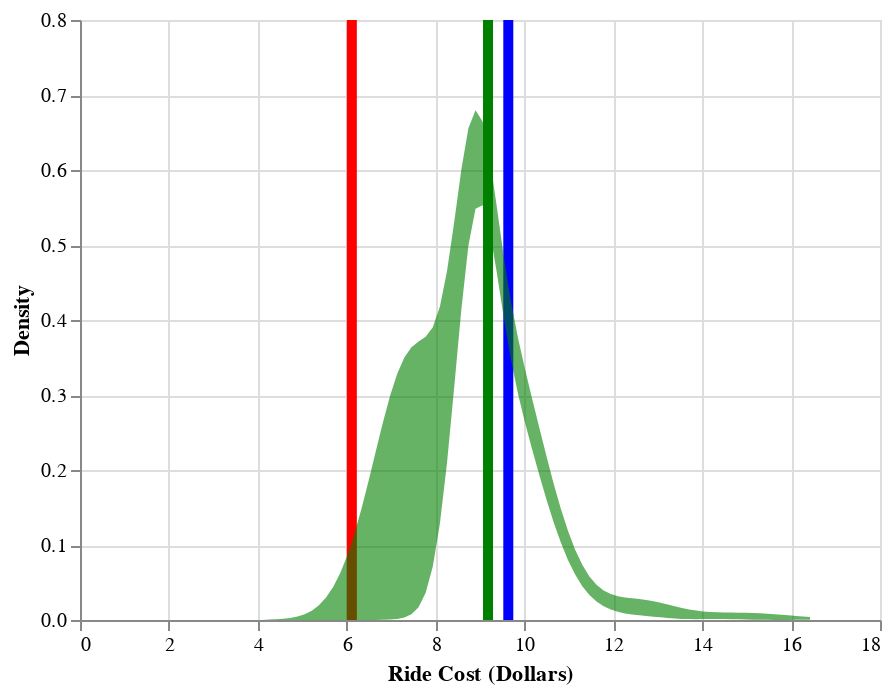

The notebook cell this image was saved under:
### Code cell
from Fair_Fare.plotting import build_hists_for_altair, build_preds_for_altair, show_viz

rideshare_shared_fares,rideshare_fares,taxi_fares = results[2:5]
fare_dict = {'Pooled_Rideshare_Dist':rideshare_shared_fares, 
             'Rideshare_Dist': rideshare_fares, 'Taxi_Dist': taxi_fares}
predictions = results[0]

show_viz(results,fare_dict, predictions)

### Figure 1 — Vega-Lite specification as saved in the notebook (floating-point values rounded to 4 significant figures; data arrays with more than 128 entries replaced by an {"elided": "..."} marker saying what was removed)
{"$schema": "https://vega.github.io/schema/vega-lite/v3.3.0.json", "config": {"mark": {"tooltip": null}, "view": {"height": 300, "width": 400}}, "datasets": {"data-8bebdd664d44599a68c3bea53d5c872c": {"elided": "240 records"}, "data-aa8792f47bd55fc3b5932b8e26a6f48f": [{"hour": 0, "parameter": "Rideshare_pooled_price_estimate", "value": 6.116}, {"hour": 0, "parameter": "Rideshare_regular_price_estimate", "value": 9.181}, {"hour": 0, "parameter": "Taxi_price_estimate", "value": 9.637}]}, "layer": [{"data": {"name": "data-aa8792f47bd55fc3b5932b8e26a6f48f"}, "encoding": {"color": {"field": "parameter", "scale": {"domain": ["Rideshare_pooled_price_estimate", "Rideshare_regular_price_estimate", "Taxi_price_estimate"], "range": ["red", "green", "blue"]}, "type": "nominal"}, "size": {"value": 5}, "x": {"field": "value", "type": "quantitative"}}, "mark": {"color": "red", "type": "rule"}, "selection": {" ": {"bind": {"input": "range", "max": 9, "min": 0, "step": 1}, "fields": ["hour"], "init": {"hour": 0}, "type": "single"}}, "transform": [{"filter": {"selection": " "}}]}, {"data": {"name": "data-8bebdd664d44599a68c3bea53d5c872c"}, "encoding": {"color": {"field": "parameter", "legend": null, "scale": {"domain": ["Pooled_Rideshare_Dist", "Rideshare_Dist", "Taxi_Dist"], "range": ["red", "green", "blue"]}, "type": "nominal"}, "opacity": {"condition": {"selection": "Ride Type", "value": 0.6}, "value": 0}, "x": {"field": "x", "title": "Ride Cost (Dollars)", "type": "quantitative"}, "y": {"field": "value", "title": "Density", "type": "quantitative"}}, "mark": {"point": false, "size": 4, "type": "area"}, "selection": {"Ride Type": {"bind": {"input": "select", "options": ["Pooled_Rideshare_Dist", "Rideshare_Dist", "Taxi_Dist"]}, "clear": false, "fields": ["parameter"], "init": {"parameter": "Rideshare_Dist"}, "on": "doubleclick", "type": "single"}}}]}
